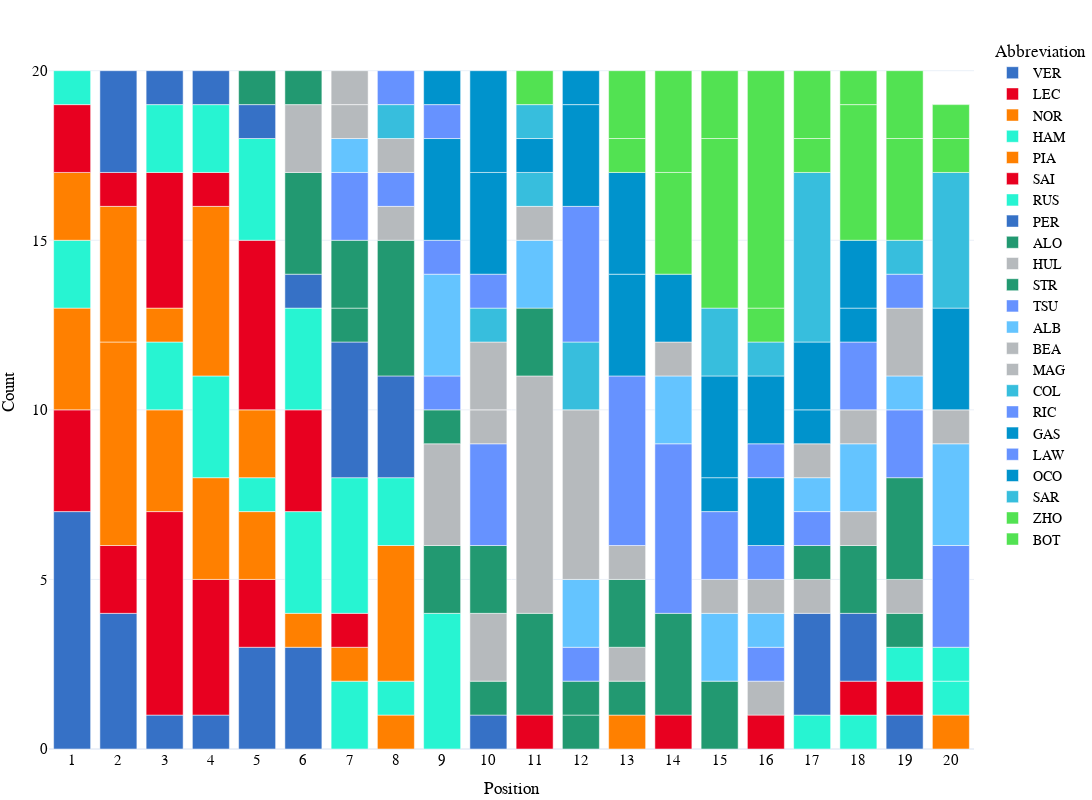

Write notebook code for a chart like this one.
### Code cell
fig=px.bar(grouped, 
           x="Position", 
           y='Count', 
           color='Abbreviation',
        #    title="Race Position Counts By Driver for the {} F1 Season".format(year),
           height=800, 
           width=1200, 
           template="plotly_white",
           color_discrete_map={
                "ALB": "#64C4FF",
                 "ALO": "#229971",
                 "BEA": "#B6BABD",
                 "BOT": "#52e252",
                 "COL": "#37BEDD",
                 "GAS": "#0093cc",
                 "HAM": "#27F4D2",
                 "HUL": "#B6BABD",
                 "LAW": "#6692FF",
                 "LEC": "#E80020",
                 "MAG": "#B6BABD",
                 "NOR": "#FF8000",
                 "OCO": "#0093cc",
                 "PER": "#3671C6",
                 "PIA": "#FF8000",
                 "RIC": "#6692FF",
                 "RUS": "#27F4D2",
                 "SAI": "#E80020",
                 "SAR": "#37BEDD",
                 "STR": "#229971",
                 "TSU": "#6692FF",
                 "VER": "#3671C6",
                 "ZHO": "#52e252"
            },
            )

fig.update_layout(
    hoverlabel=dict(
        bgcolor="white",
        font_size=16,
        font_family="PT Sans Narrow"
    ),
    title_x=0.5,
    yaxis = dict(tickfont = dict(size=15)),
    xaxis = dict(tickfont = dict(size=15),
    tickmode = 'linear',
    tick0 = 1,
    dtick = 1),
    font=dict(
        family="PT Sans Narrow",
        size=14,
        color="Black"
    ),
    title_font_family="PT Sans Narrow",
        margin=dict(l=5, r=5, t=35, b=5)
)
# fig.update_traces(marker={'size': 12})

### Figure 1 — Plotly figure (JSON) as saved in the notebook; plotly's stock layout.template omitted (floating-point values rounded to 4 significant figures)
{"data": [{"alignmentgroup": "True", "hovertemplate": "Abbreviation=VER<br>Position=%{x}<br>Count=%{y}<extra></extra>", "legendgroup": "VER", "marker": {"color": "#3671C6", "pattern": {"shape": ""}}, "name": "VER", "offsetgroup": "VER", "orientation": "v", "showlegend": true, "textposition": "auto", "type": "bar", "x": [1, 2, 3, 4, 5, 6, 19], "xaxis": "x", "y": [7, 4, 1, 1, 3, 3, 1], "yaxis": "y"}, {"alignmentgroup": "True", "hovertemplate": "Abbreviation=LEC<br>Position=%{x}<br>Count=%{y}<extra></extra>", "legendgroup": "LEC", "marker": {"color": "#E80020", "pattern": {"shape": ""}}, "name": "LEC", "offsetgroup": "LEC", "orientation": "v", "showlegend": true, "textposition": "auto", "type": "bar", "x": [1, 2, 3, 4, 5, 11, 14, 19], "xaxis": "x", "y": [3, 2, 6, 4, 2, 1, 1, 1], "yaxis": "y"}, {"alignmentgroup": "True", "hovertemplate": "Abbreviation=NOR<br>Position=%{x}<br>Count=%{y}<extra></extra>", "legendgroup": "NOR", "marker": {"color": "#FF8000", "pattern": {"shape": ""}}, "name": "NOR", "offsetgroup": "NOR", "orientation": "v", "showlegend": true, "textposition": "auto", "type": "bar", "x": [1, 2, 3, 4, 5, 6, 8, 20], "xaxis": "x", "y": [3, 6, 3, 3, 2, 1, 1, 1], "yaxis": "y"}, {"alignmentgroup": "True", "hovertemplate": "Abbreviation=HAM<br>Position=%{x}<br>Count=%{y}<extra></extra>", "legendgroup": "HAM", "marker": {"color": "#27F4D2", "pattern": {"shape": ""}}, "name": "HAM", "offsetgroup": "HAM", "orientation": "v", "showlegend": true, "textposition": "auto", "type": "bar", "x": [1, 3, 4, 5, 6, 7, 8, 9, 18, 20], "xaxis": "x", "y": [2, 2, 3, 1, 3, 2, 1, 4, 1, 1], "yaxis": "y"}, {"alignmentgroup": "True", "hovertemplate": "Abbreviation=PIA<br>Position=%{x}<br>Count=%{y}<extra></extra>", "legendgroup": "PIA", "marker": {"color": "#FF8000", "pattern": {"shape": ""}}, "name": "PIA", "offsetgroup": "PIA", "orientation": "v", "showlegend": true, "textposition": "auto", "type": "bar", "x": [1, 2, 3, 4, 5, 7, 8, 13], "xaxis": "x", "y": [2, 4, 1, 5, 2, 1, 4, 1], "yaxis": "y"}, {"alignmentgroup": "True", "hovertemplate": "Abbreviation=SAI<br>Position=%{x}<br>Count=%{y}<extra></extra>", "legendgroup": "SAI", "marker": {"color": "#E80020", "pattern": {"shape": ""}}, "name": "SAI", "offsetgroup": "SAI", "orientation": "v", "showlegend": true, "textposition": "auto", "type": "bar", "x": [1, 2, 3, 4, 5, 6, 7, 16, 18], "xaxis": "x", "y": [2, 1, 4, 1, 5, 3, 1, 1, 1], "yaxis": "y"}, {"alignmentgroup": "True", "hovertemplate": "Abbreviation=RUS<br>Position=%{x}<br>Count=%{y}<extra></extra>", "legendgroup": "RUS", "marker": {"color": "#27F4D2", "pattern": {"shape": ""}}, "name": "RUS", "offsetgroup": "RUS", "orientation": "v", "showlegend": true, "textposition": "auto", "type": "bar", "x": [1, 3, 4, 5, 6, 7, 8, 17, 19, 20], "xaxis": "x", "y": [1, 2, 2, 3, 3, 4, 2, 1, 1, 1], "yaxis": "y"}, {"alignmentgroup": "True", "hovertemplate": "Abbreviation=PER<br>Position=%{x}<br>Count=%{y}<extra></extra>", "legendgroup": "PER", "marker": {"color": "#3671C6", "pattern": {"shape": ""}}, "name": "PER", "offsetgroup": "PER", "orientation": "v", "showlegend": true, "textposition": "auto", "type": "bar", "x": [2, 3, 4, 5, 6, 7, 8, 10, 17, 18], "xaxis": "x", "y": [3, 1, 1, 1, 1, 4, 3, 1, 3, 2], "yaxis": "y"}, {"alignmentgroup": "True", "hovertemplate": "Abbreviation=ALO<br>Position=%{x}<br>Count=%{y}<extra></extra>", "legendgroup": "ALO", "marker": {"color": "#229971", "pattern": {"shape": ""}}, "name": "ALO", "offsetgroup": "ALO", "orientation": "v", "showlegend": true, "textposition": "auto", "type": "bar", "x": [5, 6, 7, 8, 9, 10, 11, 12, 13, 18, 19], "xaxis": "x", "y": [1, 3, 1, 4, 2, 1, 3, 1, 1, 2, 1], "yaxis": "y"}, {"alignmentgroup": "True", "hovertemplate": "Abbreviation=HUL<br>Position=%{x}<br>Count=%{y}<extra></extra>", "legendgroup": "HUL", "marker": {"color": "#B6BABD", "pattern": {"shape": ""}}, "name": "HUL", "offsetgroup": "HUL", "orientation": "v", "showlegend": true, "textposition": "auto", "type": "bar", "x": [6, 8, 9, 10, 11, 13, 16, 17, 18, 19], "xaxis": "x", "y": [2, 1, 3, 2, 7, 1, 1, 1, 1, 1], "yaxis": "y"}, {"alignmentgroup": "True", "hovertemplate": "Abbreviation=STR<br>Position=%{x}<br>Count=%{y}<extra></extra>", "legendgroup": "STR", "marker": {"color": "#229971", "pattern": {"shape": ""}}, "name": "STR", "offsetgroup": "STR", "orientation": "v", "showlegend": true, "textposition": "auto", "type": "bar", "x": [6, 7, 9, 10, 11, 12, 13, 14, 15, 17, 19], "xaxis": "x", "y": [1, 2, 1, 2, 2, 1, 2, 3, 2, 1, 3], "yaxis": "y"}, {"alignmentgroup": "True", "hovertemplate": "Abbreviation=TSU<br>Position=%{x}<br>Count=%{y}<extra></extra>", "legendgroup": "TSU", "marker": {"color": "#6692FF", "pattern": {"shape": ""}}, "name": "TSU", "offsetgroup": "TSU", "orientation": "v", "showlegend": true, "textposition": "auto", "type": "bar", "x": [7, 8, 9, 10, 12, 14, 16, 17, 19, 20], "xaxis": "x", "y": [2, 1, 1, 3, 1, 5, 1, 1, 2, 3], "yaxis": "y"}, {"alignmentgroup": "True", "hovertemplate": "Abbreviation=ALB<br>Position=%{x}<br>Count=%{y}<extra></extra>", "legendgroup": "ALB", "marker": {"color": "#64C4FF", "pattern": {"shape": ""}}, "name": "ALB", "offsetgroup": "ALB", "orientation": "v", "showlegend": true, "textposition": "auto", "type": "bar", "x": [7, 9, 11, 12, 14, 15, 16, 17, 18, 19, 20], "xaxis": "x", "y": [1, 3, 2, 2, 2, 2, 1, 1, 2, 1, 3], "yaxis": "y"}, {"alignmentgroup": "True", "hovertemplate": "Abbreviation=BEA<br>Position=%{x}<br>Count=%{y}<extra></extra>", "legendgroup": "BEA", "marker": {"color": "#B6BABD", "pattern": {"shape": ""}}, "name": "BEA", "offsetgroup": "BEA", "orientation": "v", "showlegend": true, "textposition": "auto", "type": "bar", "x": [7, 10], "xaxis": "x", "y": [1, 1], "yaxis": "y"}, {"alignmentgroup": "True", "hovertemplate": "Abbreviation=MAG<br>Position=%{x}<br>Count=%{y}<extra></extra>", "legendgroup": "MAG", "marker": {"color": "#B6BABD", "pattern": {"shape": ""}}, "name": "MAG", "offsetgroup": "MAG", "orientation": "v", "showlegend": true, "textposition": "auto", "type": "bar", "x": [7, 8, 10, 11, 12, 13, 14, 15, 16, 17, 18, 19, 20], "xaxis": "x", "y": [1, 1, 2, 1, 5, 1, 1, 1, 1, 1, 1, 2, 1], "yaxis": "y"}, {"alignmentgroup": "True", "hovertemplate": "Abbreviation=COL<br>Position=%{x}<br>Count=%{y}<extra></extra>", "legendgroup": "COL", "marker": {"color": "#37BEDD", "pattern": {"shape": ""}}, "name": "COL", "offsetgroup": "COL", "orientation": "v", "showlegend": true, "textposition": "auto", "type": "bar", "x": [8, 10, 11, 12], "xaxis": "x", "y": [1, 1, 1, 2], "yaxis": "y"}, {"alignmentgroup": "True", "hovertemplate": "Abbreviation=RIC<br>Position=%{x}<br>Count=%{y}<extra></extra>", "legendgroup": "RIC", "marker": {"color": "#6692FF", "pattern": {"shape": ""}}, "name": "RIC", "offsetgroup": "RIC", "orientation": "v", "showlegend": true, "textposition": "auto", "type": "bar", "x": [8, 9, 10, 12, 13, 15, 16, 18, 19], "xaxis": "x", "y": [1, 1, 1, 4, 5, 2, 1, 2, 1], "yaxis": "y"}, {"alignmentgroup": "True", "hovertemplate": "Abbreviation=GAS<br>Position=%{x}<br>Count=%{y}<extra></extra>", "legendgroup": "GAS", "marker": {"color": "#0093cc", "pattern": {"shape": ""}}, "name": "GAS", "offsetgroup": "GAS", "orientation": "v", "showlegend": true, "textposition": "auto", "type": "bar", "x": [9, 10, 12, 13, 15, 16, 17, 18, 20], "xaxis": "x", "y": [3, 3, 3, 3, 1, 2, 1, 1, 3], "yaxis": "y"}, {"alignmentgroup": "True", "hovertemplate": "Abbreviation=LAW<br>Position=%{x}<br>Count=%{y}<extra></extra>", "legendgroup": "LAW", "marker": {"color": "#6692FF", "pattern": {"shape": ""}}, "name": "LAW", "offsetgroup": "LAW", "orientation": "v", "showlegend": true, "textposition": "auto", "type": "bar", "x": [9, 16], "xaxis": "x", "y": [1, 1], "yaxis": "y"}, {"alignmentgroup": "True", "hovertemplate": "Abbreviation=OCO<br>Position=%{x}<br>Count=%{y}<extra></extra>", "legendgroup": "OCO", "marker": {"color": "#0093cc", "pattern": {"shape": ""}}, "name": "OCO", "offsetgroup": "OCO", "orientation": "v", "showlegend": true, "textposition": "auto", "type": "bar", "x": [9, 10, 11, 12, 13, 14, 15, 16, 17, 18], "xaxis": "x", "y": [1, 3, 1, 1, 3, 2, 3, 2, 2, 2], "yaxis": "y"}, {"alignmentgroup": "True", "hovertemplate": "Abbreviation=SAR<br>Position=%{x}<br>Count=%{y}<extra></extra>", "legendgroup": "SAR", "marker": {"color": "#37BEDD", "pattern": {"shape": ""}}, "name": "SAR", "offsetgroup": "SAR", "orientation": "v", "showlegend": true, "textposition": "auto", "type": "bar", "x": [11, 15, 16, 17, 19, 20], "xaxis": "x", "y": [1, 2, 1, 5, 1, 4], "yaxis": "y"}, {"alignmentgroup": "True", "hovertemplate": "Abbreviation=ZHO<br>Position=%{x}<br>Count=%{y}<extra></extra>", "legendgroup": "ZHO", "marker": {"color": "#52e252", "pattern": {"shape": ""}}, "name": "ZHO", "offsetgroup": "ZHO", "orientation": "v", "showlegend": true, "textposition": "auto", "type": "bar", "x": [11, 13, 14, 15, 16, 17, 18, 19, 20], "xaxis": "x", "y": [1, 1, 3, 5, 1, 1, 4, 3, 1], "yaxis": "y"}, {"alignmentgroup": "True", "hovertemplate": "Abbreviation=BOT<br>Position=%{x}<br>Count=%{y}<extra></extra>", "legendgroup": "BOT", "marker": {"color": "#52e252", "pattern": {"shape": ""}}, "name": "BOT", "offsetgroup": "BOT", "orientation": "v", "showlegend": true, "textposition": "auto", "type": "bar", "x": [13, 14, 15, 16, 17, 18, 19, 20], "xaxis": "x", "y": [2, 3, 2, 7, 2, 1, 2, 1], "yaxis": "y"}], "layout": {"barmode": "relative", "font": {"color": "Black", "family": "PT Sans Narrow", "size": 14}, "height": 800, "hoverlabel": {"bgcolor": "white", "font": {"family": "PT Sans Narrow", "size": 16}}, "legend": {"title": {"text": "Abbreviation"}, "tracegroupgap": 0}, "margin": {"b": 5, "l": 5, "r": 5, "t": 35}, "title": {"font": {"family": "PT Sans Narrow"}, "x": 0.5}, "width": 1200, "xaxis": {"anchor": "y", "domain": [0, 1], "dtick": 1, "tick0": 1, "tickfont": {"size": 15}, "tickmode": "linear", "title": {"text": "Position"}}, "yaxis": {"anchor": "x", "domain": [0, 1], "tickfont": {"size": 15}, "title": {"text": "Count"}}}}
